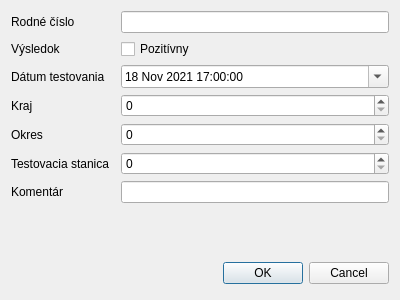
<?xml version="1.0" encoding="UTF-8"?>
<ui version="4.0">
 <class>Dialog_add_test</class>
 <widget class="QDialog" name="Dialog_add_test">
  <property name="geometry">
   <rect>
    <x>0</x>
    <y>0</y>
    <width>400</width>
    <height>300</height>
   </rect>
  </property>
  <property name="windowTitle">
   <string>Dialog</string>
  </property>
  <layout class="QGridLayout" name="gridLayout">
   <item row="6" column="0">
    <widget class="QLabel" name="label_8">
     <property name="text">
      <string>Komentár</string>
     </property>
    </widget>
   </item>
   <item row="3" column="0">
    <widget class="QLabel" name="label_5">
     <property name="text">
      <string>Kraj</string>
     </property>
    </widget>
   </item>
   <item row="8" column="0" colspan="3">
    <layout class="QHBoxLayout">
     <property name="spacing">
      <number>6</number>
     </property>
     <property name="margin" stdset="0">
      <number>0</number>
     </property>
     <item>
      <spacer>
       <property name="orientation">
        <enum>Qt::Horizontal</enum>
       </property>
       <property name="sizeHint" stdset="0">
        <size>
         <width>131</width>
         <height>31</height>
        </size>
       </property>
      </spacer>
     </item>
     <item>
      <widget class="QPushButton" name="okButton">
       <property name="text">
        <string>OK</string>
       </property>
      </widget>
     </item>
     <item>
      <widget class="QPushButton" name="cancelButton">
       <property name="text">
        <string>Cancel</string>
       </property>
      </widget>
     </item>
    </layout>
   </item>
   <item row="6" column="2">
    <widget class="QLineEdit" name="lineEdit_8">
     <property name="readOnly">
      <bool>false</bool>
     </property>
    </widget>
   </item>
   <item row="5" column="0">
    <widget class="QLabel" name="label_7">
     <property name="text">
      <string>Testovacia stanica</string>
     </property>
    </widget>
   </item>
   <item row="0" column="0">
    <widget class="QLabel" name="label">
     <property name="text">
      <string>Rodné číslo</string>
     </property>
    </widget>
   </item>
   <item row="0" column="2">
    <widget class="QLineEdit" name="lineEdit">
     <property name="readOnly">
      <bool>false</bool>
     </property>
    </widget>
   </item>
   <item row="1" column="0">
    <widget class="QLabel" name="label_3">
     <property name="text">
      <string>Výsledok</string>
     </property>
    </widget>
   </item>
   <item row="7" column="0" colspan="3">
    <spacer name="verticalSpacer">
     <property name="orientation">
      <enum>Qt::Vertical</enum>
     </property>
     <property name="sizeHint" stdset="0">
      <size>
       <width>20</width>
       <height>40</height>
      </size>
     </property>
    </spacer>
   </item>
   <item row="4" column="0">
    <widget class="QLabel" name="label_6">
     <property name="text">
      <string>Okres</string>
     </property>
    </widget>
   </item>
   <item row="2" column="0">
    <widget class="QLabel" name="label_4">
     <property name="text">
      <string>Dátum testovania</string>
     </property>
    </widget>
   </item>
   <item row="1" column="2">
    <widget class="QCheckBox" name="checkBox">
     <property name="text">
      <string>Pozitívny</string>
     </property>
    </widget>
   </item>
   <item row="2" column="2">
    <widget class="QDateTimeEdit" name="dateTimeEdit">
     <property name="dateTime">
      <datetime>
       <hour>17</hour>
       <minute>0</minute>
       <second>0</second>
       <year>2021</year>
       <month>11</month>
       <day>18</day>
      </datetime>
     </property>
     <property name="date">
      <date>
       <year>2021</year>
       <month>11</month>
       <day>18</day>
      </date>
     </property>
     <property name="calendarPopup">
      <bool>true</bool>
     </property>
    </widget>
   </item>
   <item row="3" column="2">
    <widget class="QSpinBox" name="spinBox"/>
   </item>
   <item row="4" column="2">
    <widget class="QSpinBox" name="spinBox_2"/>
   </item>
   <item row="5" column="2">
    <widget class="QSpinBox" name="spinBox_3"/>
   </item>
  </layout>
 </widget>
 <tabstops>
  <tabstop>lineEdit</tabstop>
  <tabstop>checkBox</tabstop>
  <tabstop>dateTimeEdit</tabstop>
  <tabstop>spinBox</tabstop>
  <tabstop>spinBox_2</tabstop>
  <tabstop>spinBox_3</tabstop>
  <tabstop>lineEdit_8</tabstop>
  <tabstop>okButton</tabstop>
  <tabstop>cancelButton</tabstop>
 </tabstops>
 <resources/>
 <connections>
  <connection>
   <sender>okButton</sender>
   <signal>clicked()</signal>
   <receiver>Dialog_add_test</receiver>
   <slot>accept()</slot>
   <hints>
    <hint type="sourcelabel">
     <x>278</x>
     <y>253</y>
    </hint>
    <hint type="destinationlabel">
     <x>96</x>
     <y>254</y>
    </hint>
   </hints>
  </connection>
  <connection>
   <sender>cancelButton</sender>
   <signal>clicked()</signal>
   <receiver>Dialog_add_test</receiver>
   <slot>reject()</slot>
   <hints>
    <hint type="sourcelabel">
     <x>369</x>
     <y>253</y>
    </hint>
    <hint type="destinationlabel">
     <x>179</x>
     <y>282</y>
    </hint>
   </hints>
  </connection>
 </connections>
</ui>
